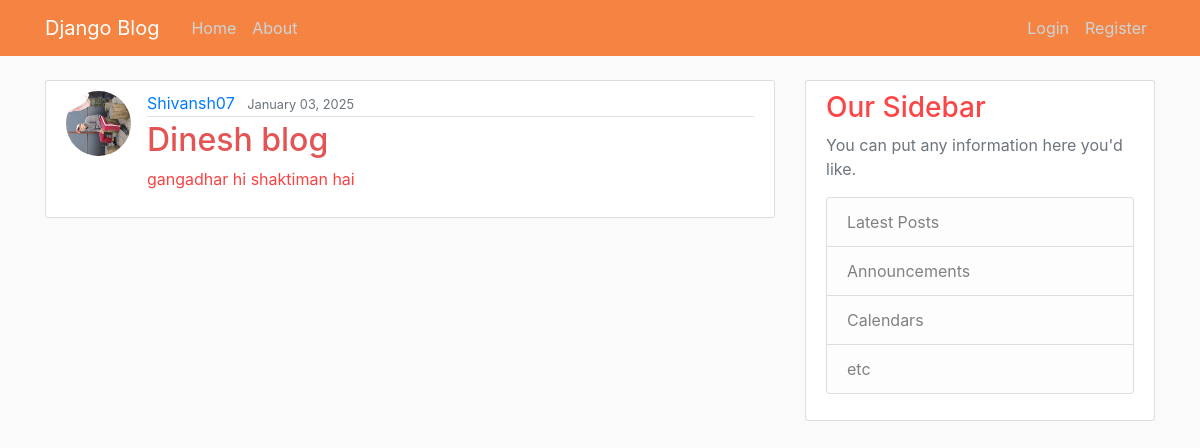
Page /post/6/ on the committed database.
### App/models.py (models this page shows, shortened)
class Post(models.Model):
    title = models.CharField(max_length=100)
    content = models.TextField()
    date_posted = models.DateTimeField(default=timezone.now)
    author = models.ForeignKey(User, on_delete=models.CASCADE)

### users/models.py (models this page shows, shortened)
class Profile(models.Model):
    user = models.OneToOneField(User, on_delete=models.CASCADE) #create a one-to-one relationship with the User model
    image = models.ImageField(default='default.jpg', upload_to='profile_pics') #store the profile pictures in the profile_pics directory

### App/views.py (the view)
# urls.py: path('post/<int:pk>/', PostDetailView.as_view(), name='post-detail'),
class PostDetailView(DetailView):
    model = Post

### App/templates/App/post_detail.html (shortened to what this page needs)
{% extends "App/base.html" %}
{% block content %}
  <article class="media content-section">
    <img class="rounded-circle article-img" src="{{ object.author.profile.image.url }}">
    <div class="media-body">
      <div class="article-metadata">
        <a class="mr-2" href="#">{{ object.author }}</a>
        <small class="text-muted">{{ object.date_posted|date:"F d, Y" }}</small>
      </div>
      <h2 class="article-title">{{ object.title }}</h2>
      <p class="article-content">{{ object.content }}</p>
    </div>
  </article>
{% endblock content %}

### App/static/blog/main.css (style rules this page uses)
body { background: #fafafa; color: #f94343; margin-top: 5rem; }
h1, h2, h3, h4, h5, h6 { color: #fc4646; }
.content-section { background: #ffffff; padding: 10px 20px; border: 1px solid #dddddd; border-radius: 3px; margin-bottom: 20px; }
.article-title { color: #e45454; }
.article-content { white-space: pre-line; }
.article-img { height: 65px; width: 65px; margin-right: 16px; }
.article-metadata { padding-bottom: 1px; margin-bottom: 4px; border-bottom: 1px solid #e3e3e3 }

### rows in the picture
Post: author.profile.image (picture), author "Shivansh07", date_posted "January 03, 2025", title "Dinesh blog", content "gangadhar hi shaktiman hai"
